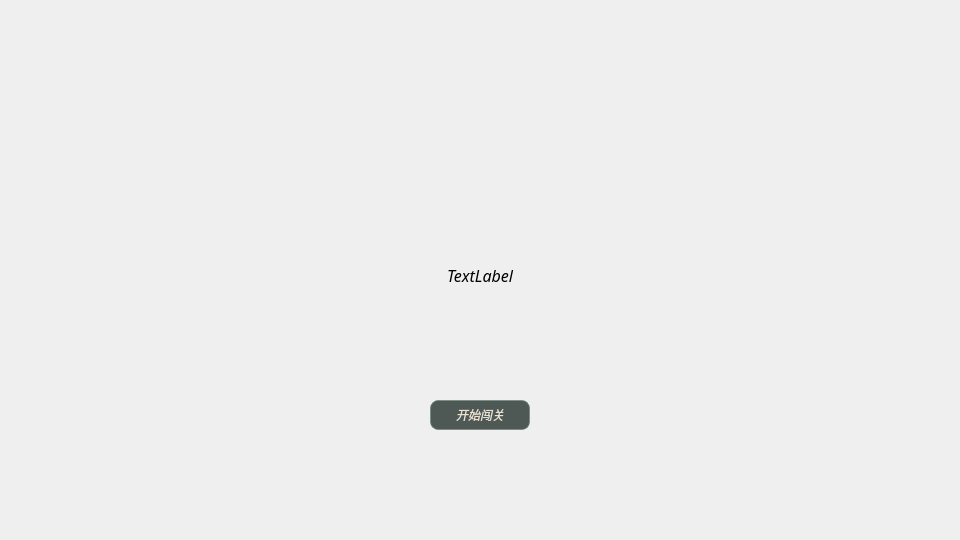
<?xml version="1.0" encoding="UTF-8"?>
<ui version="4.0">
 <class>Intro</class>
 <widget class="QWidget" name="Intro">
  <property name="geometry">
   <rect>
    <x>0</x>
    <y>0</y>
    <width>960</width>
    <height>540</height>
   </rect>
  </property>
  <property name="font">
   <font>
    <italic>true</italic>
    <kerning>true</kerning>
    <hintingpreference>PreferNoHinting</hintingpreference>
    <fontweight>ExtraBold</fontweight>
   </font>
  </property>
  <property name="windowTitle">
   <string>Form</string>
  </property>
  <widget class="QLabel" name="background">
   <property name="geometry">
    <rect>
     <x>0</x>
     <y>0</y>
     <width>960</width>
     <height>540</height>
    </rect>
   </property>
   <property name="text">
    <string/>
   </property>
   <property name="pixmap">
    <pixmap>ui/introBg.png</pixmap>
   </property>
   <property name="scaledContents">
    <bool>true</bool>
   </property>
  </widget>
  <widget class="QLabel" name="introduction">
   <property name="geometry">
    <rect>
     <x>200</x>
     <y>165</y>
     <width>560</width>
     <height>220</height>
    </rect>
   </property>
   <property name="font">
    <font>
     <family>方正隶书_GBK</family>
     <pointsize>12</pointsize>
     <italic>true</italic>
     <kerning>true</kerning>
     <hintingpreference>PreferNoHinting</hintingpreference>
     <fontweight>ExtraBold</fontweight>
    </font>
   </property>
   <property name="text">
    <string>TextLabel</string>
   </property>
   <property name="alignment">
    <set>Qt::AlignmentFlag::AlignCenter</set>
   </property>
  </widget>
  <widget class="QPushButton" name="start">
   <property name="geometry">
    <rect>
     <x>430</x>
     <y>400</y>
     <width>100</width>
     <height>30</height>
    </rect>
   </property>
   <property name="styleSheet">
    <string notr="true">QPushButton#start {
    background-color: rgba(52, 65, 60, 220);
    color: #e8e2d5;
    border: 1px solid rgba(110, 130, 120, 170);
    border-radius: 8px;
    padding: 8px 16px;
}
QPushButton#start:hover {
    background-color: rgba(68, 83, 77, 230);
    border-color: rgba(135, 155, 145, 190);
}</string>
   </property>
   <property name="text">
    <string>开始闯关</string>
   </property>
  </widget>
 </widget>
 <resources/>
 <connections/>
</ui>
